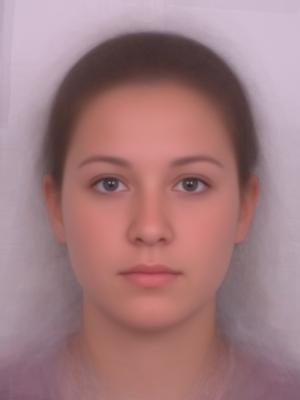
%> input picture face.jpg, 300 x 400 px
$ octave Morphing.m   (GNU Octave 9; MATLAB toolbox functions it lacks are replaced by stand-ins)
%> lines starting %> are read from the running program, lines starting %| are printed output that depends on the picture
%Nicholas Tylek
%ECES 436
%Assignment 4
%Image Morphing
%5/31/2016

clear all;
close all
clc;

%Note that images are of the same size 400*300
image1 = imread('face.jpg');
%> image1 is the input picture: size 400x300x3 uint8; mean R, G, B 162.2, 124.1, 127.8
imshow(image1);
image2 = imread('ben.jpg');
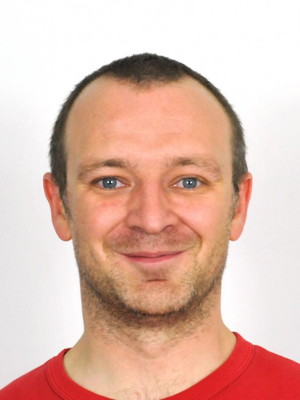
%> input picture ben.jpg, 300 x 400 px
%> image2 is the input picture: size 400x300x3 uint8; mean R, G, B 223.5, 186.7, 173.8
figure;
imshow(image2);

%NOTE Delaney triangulation can be used to find common shape of faces to
%combine.

%extract r,g,b matrices from each image
r1 = image1(:,:,1);
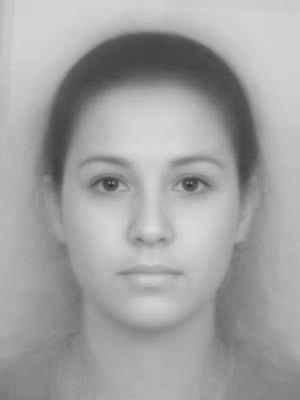
%> r1: size 400x300 uint8; min 45, max 220, mean 162.2
g1 = image1(:,:,2);
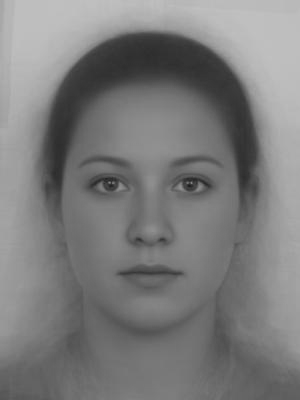
%> g1: size 400x300 uint8; min 29, max 192, mean 124.1
b1 = image1(:,:,3);

r2 = image2(:,:,1);
g2 = image2(:,:,2);
b2 = image2(:,:,3);
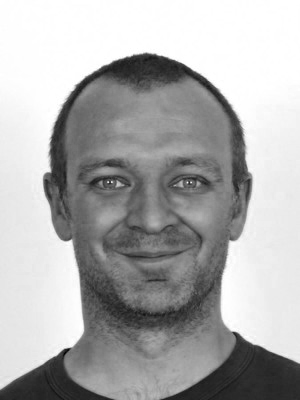
%> b2: size 400x300 uint8; min 0, max 255, mean 173.8

%find the average r,g,b matrices of both
rAvg = .5.*r1+.5.*r2;
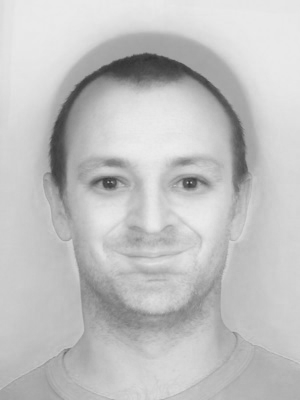
%> rAvg: size 400x300 uint8; min 50, max 237, mean 193.4
gAvg = .5.*g1+.5.*g2;
bAvg = .5.*b1+.5.*b2;
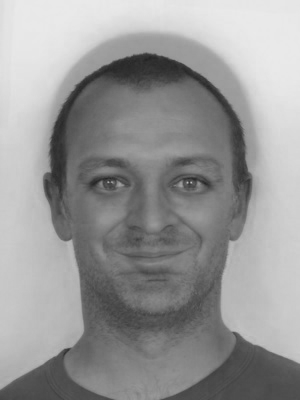
%> bAvg: size 400x300 uint8; min 35, max 234, mean 151.3
crossAvg = cat(3,rAvg,gAvg,bAvg);
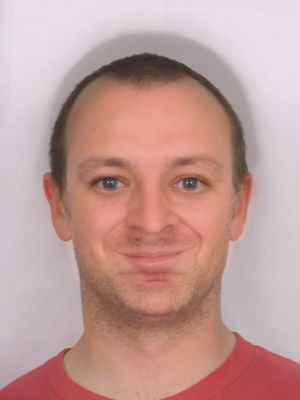
%> crossAvg: size 400x300x3 uint8; mean R, G, B 193.4, 155.9, 151.3
figure;
imshow(crossAvg);

if ~exist('points.mat', 'file')
    [row1, column1, ~] = size(image1);
    [row2, column2, ~] = size(image2);
    row            = max(row1, row2);
    column            = max(column1, column2);
    image1Pad       = padarray(image1, [row-row1, column-column1], 'replicate', 'post');
    image2Pad       = padarray(image2, [row-row2, column-column2], 'replicate', 'post');

    [image2Points, image1Points] = cpselect(image2Pad, image1Pad,'Wait', true);

    image1Points = [image1Points; 0, 0; 0, row; column, row; column, 0];
    image2Points = [image2Points; 0, 0; 0, row; column, row; column, 0];
    imagePoints = ( image1Points + image2Points ) / 2;
    save('points.mat', 'image1Points', 'image2Points', 'imagePoints')
end

if ~exist('image1Points', 'var') || ~exist('image2Points', 'var')
    load('points.mat');
    [row1, column1, ~] = size(image1);
%> row1 = 400; column1 = 300
    [row2, column2, ~] = size(image2);
%> row2 = 400; column2 = 300
    row            = max(row1, row2);
%> row = 400
    column            = max(column1, column2);
%> column = 300
    image1Pad       = padarray(image1, [row-row1, column-column1], 'replicate', 'post');
    image2Pad       = padarray(image2, [row-row2, column-column2], 'replicate', 'post');
end

imagePoints = ( image1Points + image2Points ) / 2;
%> (the run ends here)
